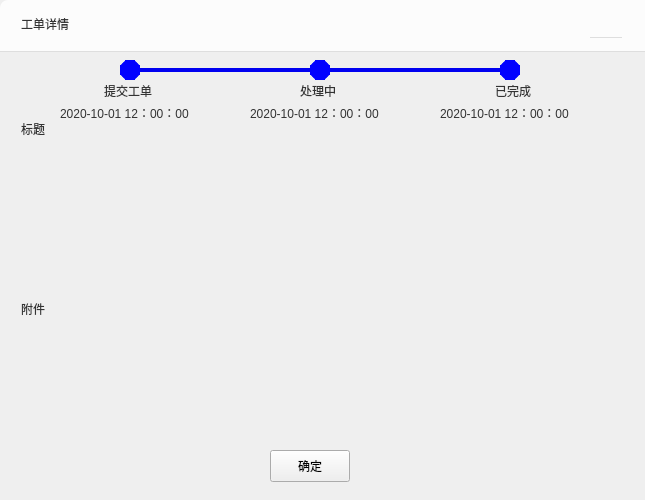
<?xml version="1.0" encoding="UTF-8"?>
<ui version="4.0">
 <class>WorkerDetailWidget</class>
 <widget class="QWidget" name="WorkerDetailWidget">
  <property name="geometry">
   <rect>
    <x>0</x>
    <y>0</y>
    <width>645</width>
    <height>500</height>
   </rect>
  </property>
  <property name="sizePolicy">
   <sizepolicy hsizetype="Fixed" vsizetype="Fixed">
    <horstretch>0</horstretch>
    <verstretch>0</verstretch>
   </sizepolicy>
  </property>
  <property name="minimumSize">
   <size>
    <width>640</width>
    <height>300</height>
   </size>
  </property>
  <property name="maximumSize">
   <size>
    <width>840</width>
    <height>500</height>
   </size>
  </property>
  <property name="windowTitle">
   <string>工单详情</string>
  </property>
  <property name="styleSheet">
   <string notr="true">QWidget#FinanMemberWidget{background-color: rgb(255, 255, 255);border-radius:8px;}</string>
  </property>
  <widget class="QWidget" name="TopWidget" native="true">
   <property name="geometry">
    <rect>
     <x>0</x>
     <y>0</y>
     <width>840</width>
     <height>52</height>
    </rect>
   </property>
   <property name="sizePolicy">
    <sizepolicy hsizetype="Fixed" vsizetype="Fixed">
     <horstretch>0</horstretch>
     <verstretch>0</verstretch>
    </sizepolicy>
   </property>
   <property name="minimumSize">
    <size>
     <width>800</width>
     <height>52</height>
    </size>
   </property>
   <property name="maximumSize">
    <size>
     <width>840</width>
     <height>52</height>
    </size>
   </property>
   <property name="styleSheet">
    <string notr="true">background-color: rgb(252, 252, 252);
border-bottom:1px solid rgb(222, 222, 222);
border-top-right-radius:8px;
border-top-left-radius:8px;</string>
   </property>
   <widget class="QLabel" name="labelTitle">
    <property name="geometry">
     <rect>
      <x>21</x>
      <y>15</y>
      <width>80</width>
      <height>18</height>
     </rect>
    </property>
    <property name="sizePolicy">
     <sizepolicy hsizetype="Fixed" vsizetype="Fixed">
      <horstretch>0</horstretch>
      <verstretch>0</verstretch>
     </sizepolicy>
    </property>
    <property name="minimumSize">
     <size>
      <width>80</width>
      <height>18</height>
     </size>
    </property>
    <property name="maximumSize">
     <size>
      <width>80</width>
      <height>18</height>
     </size>
    </property>
    <property name="styleSheet">
     <string notr="true">font: 16px &quot;微软雅黑&quot;;
color: rgb(51, 51, 51);
border-bottom:0px;</string>
    </property>
    <property name="text">
     <string>工单详情</string>
    </property>
   </widget>
   <widget class="QPushButton" name="closeButton">
    <property name="geometry">
     <rect>
      <x>590</x>
      <y>10</y>
      <width>32</width>
      <height>28</height>
     </rect>
    </property>
    <property name="sizePolicy">
     <sizepolicy hsizetype="Fixed" vsizetype="Fixed">
      <horstretch>0</horstretch>
      <verstretch>0</verstretch>
     </sizepolicy>
    </property>
    <property name="minimumSize">
     <size>
      <width>32</width>
      <height>28</height>
     </size>
    </property>
    <property name="maximumSize">
     <size>
      <width>32</width>
      <height>28</height>
     </size>
    </property>
    <property name="styleSheet">
     <string notr="true">QPushButton{border-image: url(:/EntCenterWidget/image/close.png);}
QPushButton:hover,pressed{border-image: url(:/EntCenterWidget/image/close_sel.png);};</string>
    </property>
    <property name="text">
     <string/>
    </property>
   </widget>
  </widget>
  <widget class="QLabel" name="labelsubmitcolor">
   <property name="geometry">
    <rect>
     <x>120</x>
     <y>60</y>
     <width>20</width>
     <height>20</height>
    </rect>
   </property>
   <property name="styleSheet">
    <string notr="true">border:10px solid rgba(0,0,255,1);
border-radius:10px;</string>
   </property>
   <property name="text">
    <string/>
   </property>
  </widget>
  <widget class="QLabel" name="labelEndcolor">
   <property name="geometry">
    <rect>
     <x>500</x>
     <y>60</y>
     <width>20</width>
     <height>20</height>
    </rect>
   </property>
   <property name="styleSheet">
    <string notr="true">border:10px solid rgba(0,0,255,1);
border-radius:10px;</string>
   </property>
   <property name="text">
    <string/>
   </property>
  </widget>
  <widget class="QLabel" name="labelStartcolor">
   <property name="geometry">
    <rect>
     <x>310</x>
     <y>60</y>
     <width>20</width>
     <height>20</height>
    </rect>
   </property>
   <property name="styleSheet">
    <string notr="true">border:10px solid rgba(0,0,255,1);
border-radius:10px;</string>
   </property>
   <property name="text">
    <string/>
   </property>
  </widget>
  <widget class="QLabel" name="labelProgressStart">
   <property name="geometry">
    <rect>
     <x>140</x>
     <y>68</y>
     <width>170</width>
     <height>4</height>
    </rect>
   </property>
   <property name="styleSheet">
    <string notr="true">border:2px solid rgba(0,0,240,1)</string>
   </property>
   <property name="text">
    <string/>
   </property>
  </widget>
  <widget class="QLabel" name="labelProgressEnd">
   <property name="geometry">
    <rect>
     <x>330</x>
     <y>68</y>
     <width>170</width>
     <height>4</height>
    </rect>
   </property>
   <property name="styleSheet">
    <string notr="true">border:2px solid rgba(0,0,240,1)</string>
   </property>
   <property name="text">
    <string/>
   </property>
  </widget>
  <widget class="QLabel" name="label_6">
   <property name="geometry">
    <rect>
     <x>104</x>
     <y>85</y>
     <width>54</width>
     <height>12</height>
    </rect>
   </property>
   <property name="styleSheet">
    <string notr="true">font: 12px &quot;微软雅黑&quot;;
color: rgb(51, 51, 51);
border-bottom:0px;</string>
   </property>
   <property name="text">
    <string>提交工单</string>
   </property>
  </widget>
  <widget class="QLabel" name="label_7">
   <property name="geometry">
    <rect>
     <x>300</x>
     <y>85</y>
     <width>54</width>
     <height>12</height>
    </rect>
   </property>
   <property name="styleSheet">
    <string notr="true">font: 12px &quot;微软雅黑&quot;;
color: rgb(51, 51, 51);
border-bottom:0px;</string>
   </property>
   <property name="text">
    <string>处理中</string>
   </property>
  </widget>
  <widget class="QLabel" name="label_8">
   <property name="geometry">
    <rect>
     <x>495</x>
     <y>85</y>
     <width>54</width>
     <height>12</height>
    </rect>
   </property>
   <property name="styleSheet">
    <string notr="true">font: 12px &quot;微软雅黑&quot;;
color: rgb(51, 51, 51);
border-bottom:0px;</string>
   </property>
   <property name="text">
    <string>已完成</string>
   </property>
  </widget>
  <widget class="QLabel" name="labelTimeCreate">
   <property name="geometry">
    <rect>
     <x>60</x>
     <y>105</y>
     <width>141</width>
     <height>16</height>
    </rect>
   </property>
   <property name="styleSheet">
    <string notr="true">font: 12px &quot;微软雅黑&quot;;
color: rgb(51, 51, 51);
border-bottom:0px;</string>
   </property>
   <property name="text">
    <string>2020-10-01 12：00：00</string>
   </property>
  </widget>
  <widget class="QLabel" name="labelTimeStart">
   <property name="geometry">
    <rect>
     <x>250</x>
     <y>105</y>
     <width>141</width>
     <height>16</height>
    </rect>
   </property>
   <property name="styleSheet">
    <string notr="true">font: 12px &quot;微软雅黑&quot;;
color: rgb(51, 51, 51);
border-bottom:0px;</string>
   </property>
   <property name="text">
    <string>2020-10-01 12：00：00</string>
   </property>
  </widget>
  <widget class="QLabel" name="labelTimeEnd">
   <property name="geometry">
    <rect>
     <x>440</x>
     <y>105</y>
     <width>141</width>
     <height>16</height>
    </rect>
   </property>
   <property name="styleSheet">
    <string notr="true">font: 12px &quot;微软雅黑&quot;;
color: rgb(51, 51, 51);
border-bottom:0px;</string>
   </property>
   <property name="text">
    <string>2020-10-01 12：00：00</string>
   </property>
  </widget>
  <widget class="QLabel" name="labelCodeName">
   <property name="geometry">
    <rect>
     <x>21</x>
     <y>120</y>
     <width>600</width>
     <height>18</height>
    </rect>
   </property>
   <property name="sizePolicy">
    <sizepolicy hsizetype="Fixed" vsizetype="Fixed">
     <horstretch>0</horstretch>
     <verstretch>0</verstretch>
    </sizepolicy>
   </property>
   <property name="minimumSize">
    <size>
     <width>80</width>
     <height>18</height>
    </size>
   </property>
   <property name="maximumSize">
    <size>
     <width>800</width>
     <height>18</height>
    </size>
   </property>
   <property name="styleSheet">
    <string notr="true">font: 16px &quot;微软雅黑&quot;;
color: rgb(51, 51, 51);
border-bottom:0px;</string>
   </property>
   <property name="text">
    <string>标题</string>
   </property>
  </widget>
  <widget class="QTextBrowser" name="textContent">
   <property name="geometry">
    <rect>
     <x>21</x>
     <y>145</y>
     <width>600</width>
     <height>150</height>
    </rect>
   </property>
   <property name="styleSheet">
    <string notr="true">background-color: rgba(255, 255, 224, 0%);   border: 0px solid black;</string>
   </property>
  </widget>
  <widget class="QLabel" name="labelTitle_2">
   <property name="geometry">
    <rect>
     <x>21</x>
     <y>300</y>
     <width>80</width>
     <height>18</height>
    </rect>
   </property>
   <property name="sizePolicy">
    <sizepolicy hsizetype="Fixed" vsizetype="Fixed">
     <horstretch>0</horstretch>
     <verstretch>0</verstretch>
    </sizepolicy>
   </property>
   <property name="minimumSize">
    <size>
     <width>80</width>
     <height>18</height>
    </size>
   </property>
   <property name="maximumSize">
    <size>
     <width>80</width>
     <height>18</height>
    </size>
   </property>
   <property name="styleSheet">
    <string notr="true">font: 16px &quot;微软雅黑&quot;;
color: rgb(51, 51, 51);
border-bottom:0px;</string>
   </property>
   <property name="text">
    <string>附件</string>
   </property>
  </widget>
  <widget class="QListView" name="listFiles">
   <property name="geometry">
    <rect>
     <x>21</x>
     <y>325</y>
     <width>600</width>
     <height>111</height>
    </rect>
   </property>
   <property name="styleSheet">
    <string notr="true">background-color: rgba(255, 255, 224, 0%);   border: 0px solid black;</string>
   </property>
  </widget>
  <widget class="QPushButton" name="buttonOkay">
   <property name="geometry">
    <rect>
     <x>270</x>
     <y>450</y>
     <width>80</width>
     <height>32</height>
    </rect>
   </property>
   <property name="sizePolicy">
    <sizepolicy hsizetype="Fixed" vsizetype="Fixed">
     <horstretch>0</horstretch>
     <verstretch>0</verstretch>
    </sizepolicy>
   </property>
   <property name="minimumSize">
    <size>
     <width>72</width>
     <height>32</height>
    </size>
   </property>
   <property name="maximumSize">
    <size>
     <width>100</width>
     <height>32</height>
    </size>
   </property>
   <property name="styleSheet">
    <string notr="true">QPushButton{background-color:qlineargradient(spread:pad, x1:0, y1:0, x2:1, y2:0, stop:0 rgba(2, 164, 253, 1), stop:1 rgba(31, 139, 237, 1));border-radius:4px;font: 14px &quot;微软雅黑&quot;;color:rgba(255, 255, 255, 1);}
			QPushButton:hover,pressed{ background-color: qlineargradient(spread:pad, x1:0, y1:0, x2:0, y2:1, stop:0 rgba(40, 178, 253, 1),stop:1 rgba(64, 156, 240, 1));
		  border-radius:4px;font: 14px &quot;微软雅黑&quot;;color:rgba(255, 255, 255, 1);}
QPushButton:disabled{ background-color:rgba(200,200,200,1);border-radius:4px;};</string>
   </property>
   <property name="text">
    <string>确定</string>
   </property>
  </widget>
 </widget>
 <layoutdefault spacing="6" margin="11"/>
 <resources>
  <include location="EntCenterWidget.qrc"/>
 </resources>
 <connections/>
</ui>
